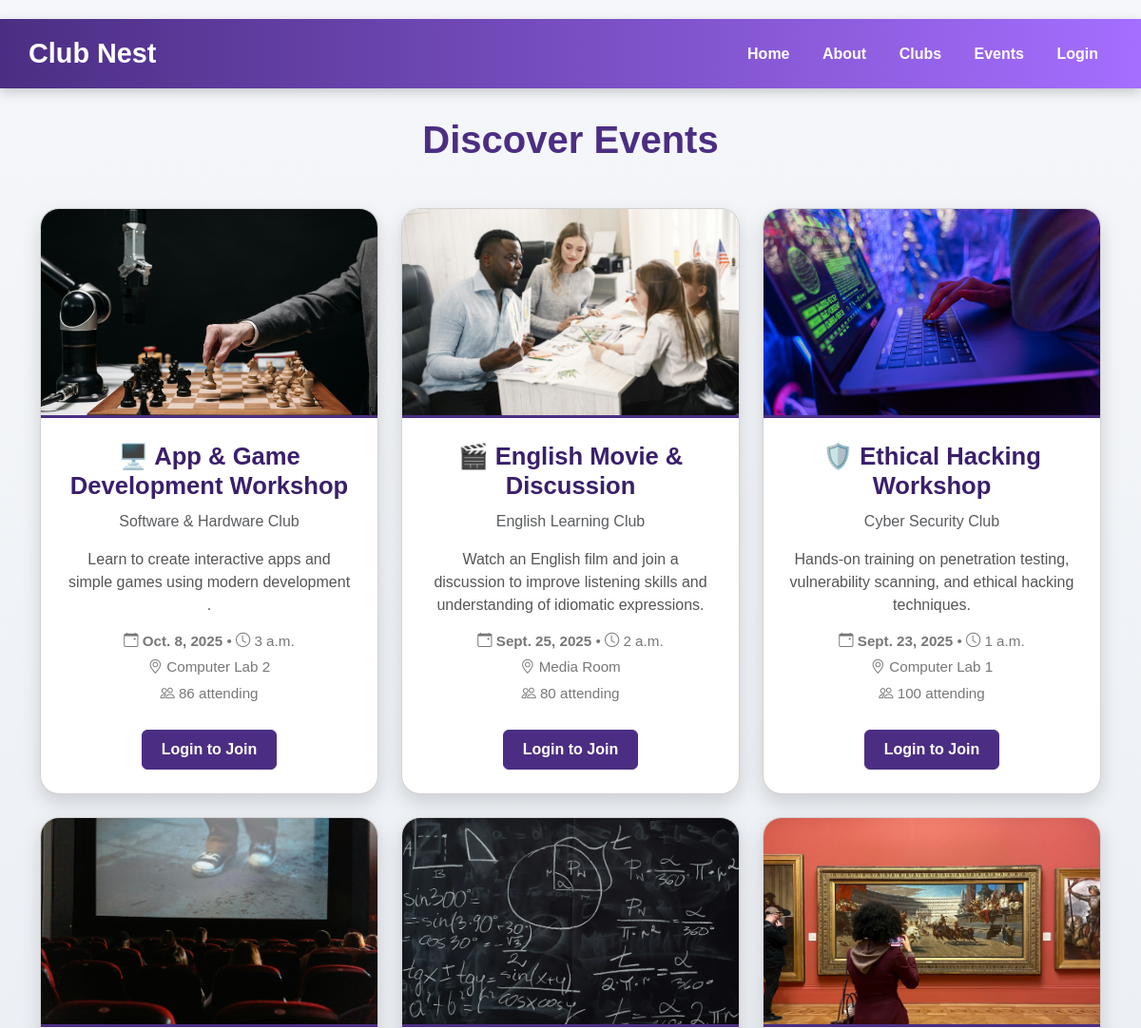
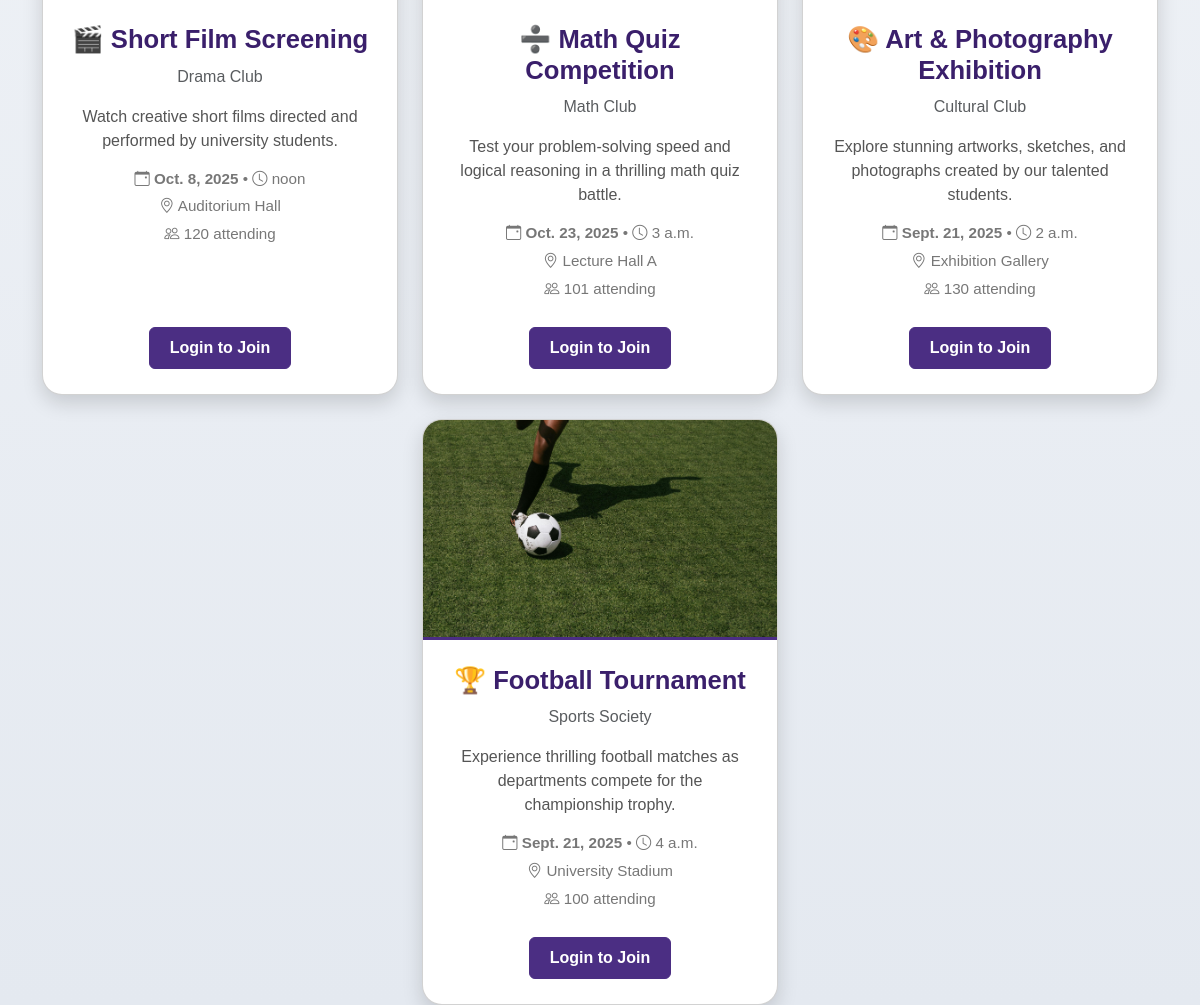
The page /clubnest/events/ on the database its author committed (2 pictures, top to bottom).
### ClubNest/models.py (models this page shows, shortened)
class Event(models.Model):
    CATEGORY_CHOICES = [
        ('sport', 'Sport'),
        ('cultural', 'Cultural'),
        ('math', 'Math'),
        ('drama', 'Drama'),
        ('cybersecurity', 'Cyber Security'),
        ('software-hardware', 'Software & Hardware'),
        ('english-learning', 'English Learning'),
        ('debating-speaking', 'Debating & Public Speaking'),
        ('other', 'Other'),
    ]
    title = models.CharField(max_length=200)
    society = models.CharField(max_length=100, blank=True, null=True)
    description = models.TextField()
    date = models.DateField()
    time = models.TimeField()
    location = models.CharField(max_length=200)
    attendees = models.PositiveIntegerField(default=0)
    category = models.CharField(max_length=50, choices=CATEGORY_CHOICES, default='other')
    image = models.ImageField(upload_to='event_images/')
    club = models.ForeignKey(Club, on_delete=models.CASCADE, blank=True, null=True, help_text="Event organizing club")

### ClubNest/views.py (the view, shortened to what this page needs)
# urls.py: path('events/', views.events_page, name="events_page"),
def events_page(request):
    today = date.today()
    user = request.user if request.user.is_authenticated else None
    query = request.GET.get('q', '').strip()
    if query:
        events = Event.objects.filter(club__name__icontains=query)
    else:
        events = Event.objects.all()
    events_status = []
    for event in events:
        joined = attended = False
        participation_id = None
        events_status.append({
            'event': event,
            'joined': joined,
            'attended': attended,
            'participation_id': participation_id
        })
    return render(request, 'events.html', {
        'events_status': events_status,
        'today': today,
        'query': query,   # search input এর জন্য পাঠানো
    })

### templates/events.html (shortened to what this page needs)
{% load static %}
<!DOCTYPE html>
<html lang="en">
<head>
  <link href="https://cdn.jsdelivr.net/npm/bootstrap@5.3.0/dist/css/bootstrap.min.css" rel="stylesheet">
  <link href="https://cdn.jsdelivr.net/npm/bootstrap-icons@1.10.5/font/bootstrap-icons.css" rel="stylesheet">
</head>
<body>
<header>
  <div class="logo">Club Nest</div>
  <nav>
    <a href="{% url 'home' %}">Home</a>
    <a href="{% url 'about_us' %}">About</a>
    <a href="{% url 'club_list' %}">Clubs</a>
    <a href="{% url 'events_page' %}">Events</a>
    {% if user.is_authenticated %}
      <a href="{% url 'logout' %}">Logout</a>
    {% else %}
      <a href="{% url 'signin' %}">Login</a>
    {% endif %}
  </nav>
</header>
<div class="container">
  <h2 class="text-center mb-5">Discover Events</h2>
  <div class="row g-4 justify-content-center">
    {% for es in events_status %}
    {% with event=es.event %}
    <div class="col-lg-4 col-md-6">
      <div class="card event-card">
        {% if event.image %}
          <img src="{{ event.image.url }}" class="event-image" alt="{{ event.title }}">
        {% endif %}
        <div class="card-body">
          <div>
            <h5 class="card-title">{{ event.title }}</h5>
            {% if event.society %}
              <p class="text-muted">{{ event.society }}</p>
            {% endif %}
            <p class="card-text">{{ event.description|truncatewords:25 }}</p>
            <div class="event-icons mb-3">
              <p><i class="bi bi-calendar-event"></i> <b>{{ event.date }}</b> • <i class="bi bi-clock"></i> {{ event.time }}</p>
              <p><i class="bi bi-geo-alt"></i> {{ event.location }}</p>
              <p><i class="bi bi-people"></i> {{ event.attendees }} attending</p>
            </div>
          </div>
          <div>
            {% if request.user.is_authenticated %}
              {% if event.date >= today %}
                {% if not es.joined %}
                  <a href="{% url 'join_event' event.id %}" class="btn btn-dark">Join Event</a>
                {% else %}
                  <span class="badge bg-success p-2">Joined</span>
                {% endif %}
              {% else %}
                {% if es.attended %}
                  <a href="{% url 'view_certificate' es.participation_id %}" class="btn btn-success">Show Certificate</a>
                {% else %}
                  <span class="badge bg-secondary p-2">You did not attend</span>
                {% endif %}
              {% endif %}
            {% else %}
              <a href="{% url 'signin' %}" class="btn btn-dark">Login to Join</a>
            {% endif %}
          </div>
        </div>
      </div>
    </div>
    {% endwith %}
    {% empty %}
      <p class="text-center">No events available.</p>
    {% endfor %}
  </div>
</div>
</body>
</html>

### templates/events.html (style rules this page uses)
html, body { margin: 0; padding: 0; }
header { display: flex; justify-content: space-between; align-items: center; padding: 15px 30px; background: linear-gradient(90deg, #4b2e83, #a56eff); color: white; position: sticky; top: 0; z-index: 999; box-shadow: 0 4px 12px rgba(0,0,0,0.2); }
header .logo { font-size: 1.8rem; font-weight: 700; color: #fff; }
header nav a { margin: 0 15px; text-decoration: none; color: #fff; font-weight: 600; transition: color 0.3s; }
body { background: linear-gradient(to bottom, #f5f7fa, #e4e9f0); font-family: 'Arial', sans-serif; padding-top: 20px; }
h2 { font-size: 2.5rem; font-weight: 700; color: #4b2e83; margin-top: 30px; }
.row.g-4.justify-content-center > .col-lg-4, .row.g-4.justify-content-center > .col-md-6 { display: flex; }
.event-card { border-radius: 20px; overflow: hidden; box-shadow: 0 8px 20px rgba(0,0,0,0.15); transition: transform 0.3s, box-shadow 0.3s; background: #ffffff; display: flex; flex-direction: column; flex: 1; }
.event-image { height: 220px; object-fit: cover; width: 100%; border-bottom: 3px solid #4b2e83; }
.card-body { padding: 25px; text-align: center; flex: 1; display: flex; flex-direction: column; justify-content: space-between; }
.card-title { font-size: 1.6rem; font-weight: 700; color: #3a1f6b; margin-bottom: 10px; }
.card-text { font-size: 1rem; color: #555555; margin-bottom: 15px; }
.event-icons p { font-size: 0.95rem; color: #777777; margin: 5px 0; }
.btn-dark { background-color: #4b2e83; border-color: #4b2e83; font-weight: 600; font-size: 1rem; padding: 8px 20px; margin-top: 10px; }

### rows shown on the page
Event: event.image (picture), event "🖥️ App & Game Development Workshop", event.society "Software & Hardware Club", event.description "Learn to create interactive apps and simple games using modern development .", event "Oct. 8, 2025", event.time "3 a.m.", event.location "Computer Lab 2", event.attendees "86"
Event: event.image (picture), event "🎬 English Movie & Discussion", event.society "English Learning Club", event.description "Watch an English film and join a discussion to improve listening skills and understanding of idiomatic expressions.", event "Sept. 25, 2025", event.time "2 a.m.", event.location "Media Room", event.attendees "80"
Event: event.image (picture), event "🛡️ Ethical Hacking Workshop", event.society "Cyber Security Club", event.description "Hands-on training on penetration testing, vulnerability scanning, and ethical hacking techniques.", event "Sept. 23, 2025", event.time "1 a.m.", event.location "Computer Lab 1", event.attendees "100"
Event: event.image (picture), event "🎬 Short Film Screening", event.society "Drama Club", event.description "Watch creative short films directed and performed by university students.", event "Oct. 8, 2025", event.time "noon", event.location "Auditorium Hall", event.attendees "120"
Event: event.image (picture), event "➗ Math Quiz Competition", event.society "Math Club", event.description "Test your problem-solving speed and logical reasoning in a thrilling math quiz battle.", event "Oct. 23, 2025", event.time "3 a.m.", event.location "Lecture Hall A", event.attendees "101"
Event: event.image (picture), event "🎨 Art & Photography Exhibition", event.society "Cultural Club", event.description "Explore stunning artworks, sketches, and photographs created by our talented students.", event "Sept. 21, 2025", event.time "2 a.m.", event.location "Exhibition Gallery", event.attendees "130"
Event: event.image (picture), event "🏆 Football Tournament", event.society "Sports Society", event.description "Experience thrilling football matches as departments compete for the championship trophy.", event "Sept. 21, 2025", event.time "4 a.m.", event.location "University Stadium", event.attendees "100"
